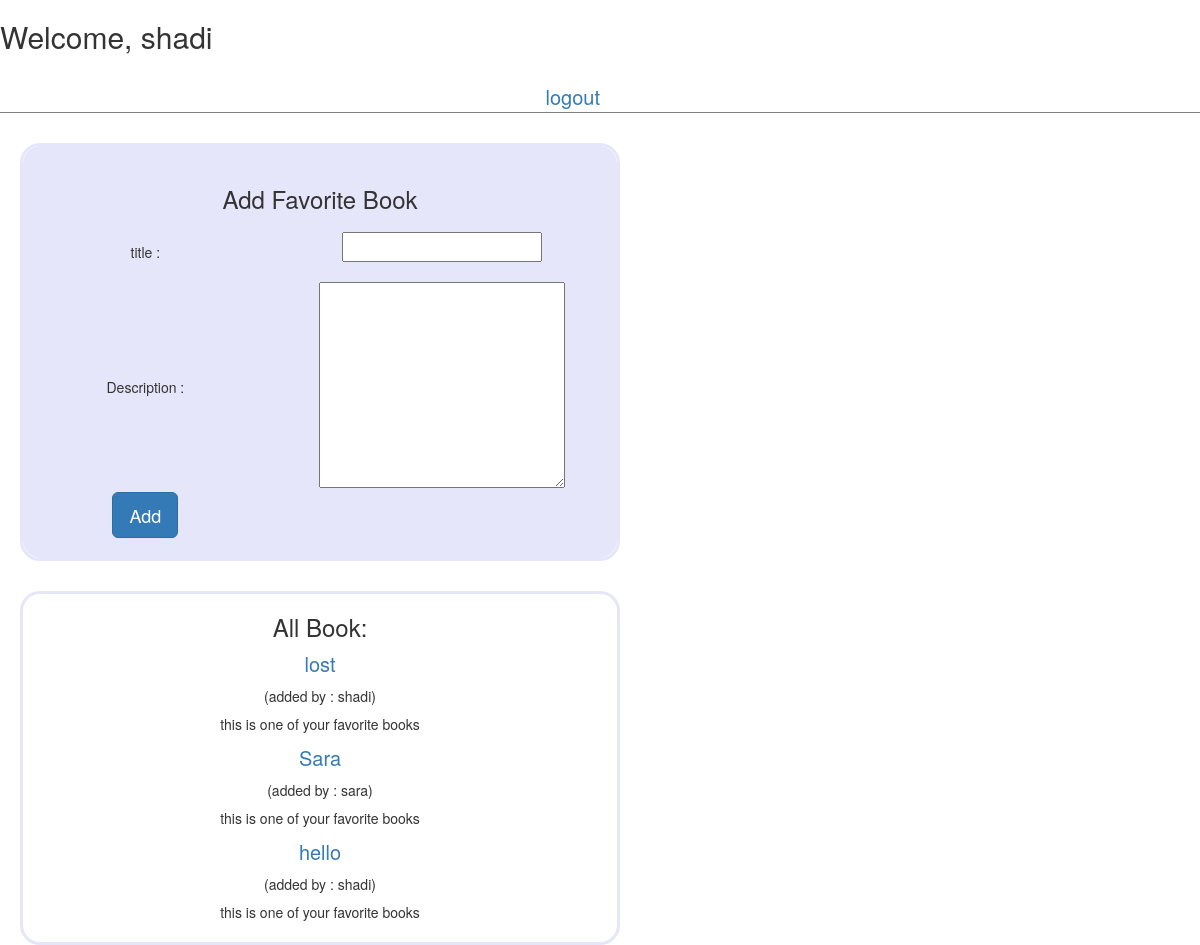
The app's page /book (signed in) with its own data.
### newapp/models.py (models this page shows)
class User(models.Model):
  firstname=models.CharField(max_length=255)
  lastname=models.CharField(max_length=255)
  email=models.CharField(max_length=255)
  password=models.CharField(max_length=255)
  created_at = models.DateField(auto_now_add=True)
  updated_at = models.DateTimeField(auto_now=True)
  objects=ManageUser()

class Book(models.Model):
    title=models.CharField(max_length=255)
    desc=models.TextField()
    created_at=models.DateField(auto_now_add=True)
    updated_at=models.DateTimeField(auto_now=True)
    uploaded=models.ForeignKey(User,related_name="Books_uploaded",on_delete=models.CASCADE)
    userslike=models.ManyToManyField(User,related_name="Books")
    objects=ManageBook()

### newapp/views.py (the view)
# urls.py: path('book',views.show),
def show(request):
    if 'id' in request.session:
        context={
             'book':Book.objects.all(),
            'result':User.objects.get(id= request.session["id"])}
        return render(request,"book.html",context)
    else:
        return redirect("/")

### newapp/templates/book.html (shortened to what this page needs)
<!DOCTYPE html>
<html lang="en">
<head>
    <link rel="stylesheet" href="https://maxcdn.bootstrapcdn.com/bootstrap/3.4.1/css/bootstrap.min.css">
</head>
<body>
    <div class="head">
    <div class="results">
   <h2>Welcome, {{result.firstname}}</h2>
</div>
<div class="results" id="logout"><a class="booktitle" href="/logout">logout</a></div>
</div>
<div class="main">
  <form action="/addbook" method="post" class="form">
   <h3>Add Favorite Book</h3>
    <table>
     <tr>
         <td>title :</td>
         <td><input type="text" name="title"></td>
        </tr>
        <tr>
         <td>Description :</td>
         <td> <textarea name="desc" id="" cols="30" rows="10"></textarea> </td>
        </tr>
        <tr>
            <td><button class="btn btn-primary  btn-lg" type="submit">Add</button></td>
        </tr>
    </table>
  </form>
</div>
<div class="main">
 {%if book%}
    <h3 >All Book:</h3>
  {%for boo in book%}
  <div class="s">
   <a  class="booktitle" href="/bookshow/{{boo.id}}"> {{boo.title}}</a>
   <h5>(added by : {{boo.uploaded.firstname}})</h5>
   {% if result in boo.userslike.all %}
   <p>this is one of your favorite books</p>
   {%else%}
   <div><a href="/addfavorite/{{boo.id}}">add  to your favorite</a></div>
 {%endif%}
  {%endfor%}
</div>
  {%endif%}
</div>
</body>
</html>

### newapp/templates/book.html (style rules this page uses)
.results { display:inline-block; width: 600px; vertical-align: top; }
#logout { text-align: right; padding-top:20px; }
.head { border-bottom:1px solid grey; }
.main { vertical-align: top; display: inline-block; width: 600px; text-align: center; min-height: 300px; margin-left:20px; margin-top:30px; border: lavender 3px solid; border-radius: 20px; }
td { width:500px; }
input { width: 200px; height: 30px; margin:10px 0px 20px 0px; }
.booktitle { font-size: 20px; }
.form { background-color: lavender; padding:20px 0 20px 0px ; border-radius: 18px; ; }
.s { border-bottom: lavender ; margin-bottom: 20px; }

### records on screen
User: firstname "shadi"
Book: title "lost", uploaded.firstname "shadi", shows "this is one of your favorite books"
Book: title "Sara", uploaded.firstname "sara", shows "this is one of your favorite books"
Book: title "hello", uploaded.firstname "shadi", shows "this is one of your favorite books"
